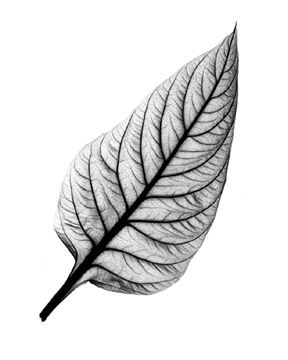
%> input picture Assignment1/leaf.jpg, 288 x 360 px
$ octave --eval "comp4421_assign1;"   (GNU Octave 9; MATLAB toolbox functions it lacks are replaced by stand-ins)
%> lines starting %> are read from the running program, lines starting %| are printed output that depends on the picture
### Assignment1/grad_mag_image.m
% GRAD_MAG_IMAGE Compute a gradient magnitude image of the given image.
%
%   Y = GRAD_MAG_IMAGE(X) computes a gradient magnitude image of the image X.
%   Computation is based on the formula given in the lecture notes on image
%   enhancement in spatial domain, pp.83.  The intensity values of the pixels
%   that are out of the image boundary are treated as zeros.
%
%   REMINDER: The gradient magnitude image return should be in uint8 type.
%
function GMIm = grad_mag_image(Im)

assert_grayscale_image(Im);

%%%%%%%%%%%%%%%%%%%%%%%%%%%%%%%%%%%%%%%%%%%%%%%%%%%%%%%%%%%%%%%
% TODO 1:
% Compute the gradient magnitude image.
% GMIm = ?;
%%%%%%%%%%%%%%%%%%%%%%%%%%%%%%%%%%%%%%%%%%%%%%%%%

%%%%%%%%%%%%%%%%%%%%%%%%%%%%%%%%%%%%%%%%%%%%%%%%%
Im=double(Im);
[m,n]=size(Im);
box=zeros(m+2,n+2);
%make box as a larger Im
for a=1:m
    for b=1:n
        box(a+1,b+1)=Im(a,b);
    end
end
GMIm=zeros(m,n);
%calculate GMIm
for i=1:m
    for j=1:n
        GMIm(i,j)=abs((box(i+2,j)+2*box(i+2,j+1)+box(i+2,j+2))-(box(i,j)+2*box(i,j+1)+box(i,j+2)))+...
            abs((box(i,j+2)+2*box(i+1,j+2)+box(i+2,j+2))-(box(i,j)+2*box(i+1,j)+box(i+2,j)));
    end
end
%GMIm=(GMIm-min(GMIm(:)))./(max(GMIm(:))-min(GMIm(:))).*255;
GMIm=uint8(GMIm);
assert_uint8_image(GMIm);

### Assignment1/add_noise.m
% ADD_NOISE Add noise to an image.
%
%   Y = ADD_NOISE(X,N) adds noise N to an image X.
%
function NoisyIm = add_noise(Im, Noise)

assert_uint8_image(Im);
Im = double(Im);

% Add the noise to the image, rescale the grayscale value of the noisy
% image to 0-255.
NoisyIm = Im+Noise;
NoisyIm = (NoisyIm-min(NoisyIm(:)))./(max(NoisyIm(:))-min(NoisyIm(:))).*255;

NoisyIm = uint8(NoisyIm);

### Assignment1/arithmetic_mean_filter.m
% ARITHMETIC_MEAN_FILTER Filter a noisy image with an arithmetic mean filter.
%
%   Y = ARITHMETIC_MEAN_FILTER(X) filters a noisy image X with an arithmetic mean filter.
%   A 3-by-3 window is used in the filtering process.
%
function Im = arithmetic_mean_filter(NoisyIm)

% Check if the noisy image is grayscale and of uint8 datatype.
assert_grayscale_image(NoisyIm);
assert_uint8_image(NoisyIm);

%%%%%%%%%%%%%%%%%%%%%%%%%%%%%%%%%%%%%%%%%%%%%%%%%%%%%%%%%%%%%%%
% TODO 3:
% Filter the noisy image with arithmetic mean filter.  Use a 3x3 window to
% filter the image.
%
% Im = ?
h=ones(3,3)/9;
NoisyIm=double(NoisyIm);
Im=imfilter(NoisyIm,h);
%%%%%%%%%%%%%%%%%%%%%%%%%%%%%%%%%%%%%%%%%%%%%%%%%%%%%%%%%%%%%%
% Rescale the grayscale values of the filtered image to 0-255 and convert
% the image to uint8 datatype.
Im = (Im-min(Im(:)))./(max(Im(:))-min(Im(:))).*255;
Im = uint8(Im);

### Assignment1/assert_grayscale_image.m
% ASSERT_GRAYSCALE_IMAGE Assert if the given image is a grayscale image.
%
%   ASSERT_GRAYSCALE_IMAGE(X) asserts if the image X is a grayscale image.
%   Assertion is done based on the number of channels found in the image.
%   A grayscale image should have 1 channel.
%
function assert_grayscale_image(Im)

if size(Im,3) ~= 1
    error('Invalid number of channels, only 1-channel is supported');
end

### Assignment1/assert_uint8_image.m
% ASSERT_UINT8_IMAGE Assert if the given image is in type uint8.
%
%   ASSERT_UINT8_IMAGE(X) asserts if the image X is in type uint8.
%   Assertion is done based on the type of each image pixel.
%
function assert_uint8_image(Im)

if ~isa(Im,'uint8')
    error('Invalid image type, only uint8 is supported');
end

### Assignment1/estimate_degradation_func.m
% ESTIMATE_DEGRADATION_FUNC Estimate the degradation function of an image.
%
%   Y = ESTIMATE_DEGRADATION_FUNC(gs, fs, m, n) estimates the degradation function of
%   an image with size m-by-n.  An observed subimage gs and a reconstructed subimage fs
%   are used in the estimation.
%
function H = estimate_degradation_func(gs, fs, sizeX, sizeY)

Gs = fft2(gs);
Fs = fft2(fs);
Hs = Gs./Fs;
H = imresize(Hs,[sizeX,sizeY],'bilinear');

% H is the estimated degradation function in Fourier domain, size of H is
% [sizeY,sizeX].
if (size(H,1) ~= sizeX) | (size(H,2) ~= sizeY)
    error('Size of H is incorrect.');
end

### Assignment1/gen_gauss_noise.m
% GEN_GAUSS_NOISE Generate additive Gaussian noise.
%
%   Y = GEN_GAUSS_NOISE(m,n,sigma) generates an additive Gaussian noise image of
%   size m-by-n with the standard deviation of the noise equals sigma.
%
function Noise = gen_gauss_noise(sizeX, sizeY, sigma)

%%%%%%%%%%%%%%%%%%%%%%%%%%%%%%%%%%%%%%%%%%%%%%%%%%%%%%%%%%%%%%
% TODO 2:
% Generate white Gaussian noise with the given sigma.
%
% Noise = ?

%%%%%%%%%%%%%%%%%%%%%%%%%%%%%%%%%%%%%%%%%%%%%%%%%%%%%%%%%%%%%%
% Ensure the noise is of double datatype.
Noise=normrnd(0,sigma,sizeX,sizeY);
assert_double_image(Noise);

### Assignment1/assert_double_image.m
% ASSERT_UINT8_IMAGE Assert if the given image is in type uint8.
%
%   ASSERT_UINT8_IMAGE(X) asserts if the image X is in type uint8.
%   Assertion is done based on the type of each image pixel.
%
function assert_double_image(Im)

if ~isa(Im,'double')
    error('Invalid image type, only double is supported');
end

### Assignment1/comp4421_assign1.m
% COMP4421_ASSIGN1 COMP4421 assignment 1 main routine.
%
function comp4421_assign1()

ImFileName = 'leaf.jpg';

% Read the grayscale image, check if it is a grayscale image of uint8
% datatype.
Im = imread(ImFileName);
%> Im is the input picture: size 360x288x3 uint8; min 0, max 255, mean 225.4
Im=rgb2gray(Im);
%> Im: size 360x288 uint8
assert_grayscale_image(Im);
assert_uint8_image(Im);

%%%%%%%%%%%%%%%%%%%%%%%%%%%%%%%%%%%%%%%%%%%%%%%%%%%%%%%%%%%%%%%%%%%
% TODO 1:
% Build gradient magnitude image.
% Please fill in code in "grad_mag_image.m" to accomplish function
% grad_mag_image
GMIm = grad_mag_image(Im);
%> after the loop in grad_mag_image, `for a=1:m`:
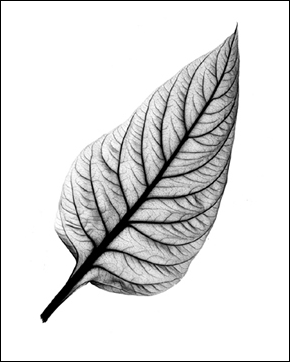
%> box: size 362x290 double; min 0, max 255, mean 222.6
%> after the loop in grad_mag_image, `for i=1:m`:
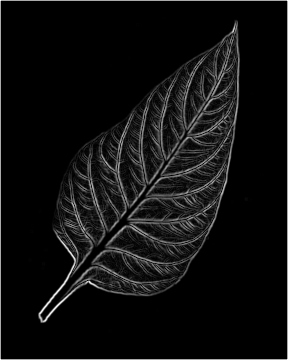
%> GMIm: size 360x288 double; min 0, max 1530, mean 92.8; drawn with min black and max white
%> in grad_mag_image, `GMIm=uint8(GMIm);`:
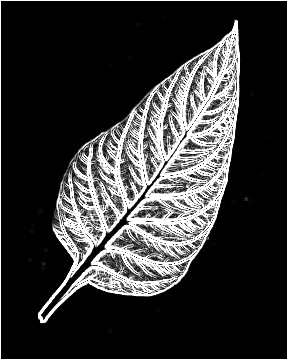
%> GMIm: size 360x288 uint8; min 0, max 255, mean 54.8
%%%%%%%%%%%%%%%%%%%%%%%%%%%%%%%%%%%%%%%%%%%%%%%%%%%%%%%%%%%%%%%%%%%

% Get the image size.
[sizeX sizeY] = size(Im);
%> sizeX = 360; sizeY = 288

sigma = 7;

%%%%%%%%%%%%%%%%%%%%%%%%%%%%%%%%%%%%%%%%%%%%%%%%%%%%%%%%%%%%%%%%%%%
% TODO 2:
% Generate additive Gaussian noise with the given sigma.
% You are required to complete the implementation in gen_gauss_noise.m.
GaussNoise = gen_gauss_noise(sizeX,sizeY,sigma);
%%%%%%%%%%%%%%%%%%%%%%%%%%%%%%%%%%%%%%%%%%%%%%%%%%%%%%%%%%%%%%%%%%%

% Add Gaussian noise to the image.
GaussIm = add_noise(Im,GaussNoise);
%> in add_noise, `NoisyIm = Im+Noise;`:
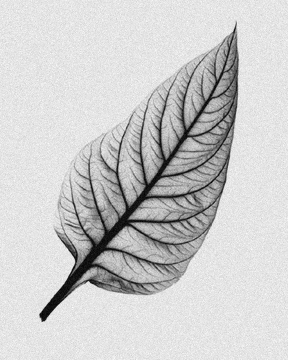
%> NoisyIm: size 360x288 double; min -22.01, max 286, mean 225.4; drawn with min black and max white

%%%%%%%%%%%%%%%%%%%%%%%%%%%%%%%%%%%%%%%%%%%%%%%%%%%%%%%%%%%%%%%%%%%
% TODO 3:
% Filter the noisy image with arithmetic mean filter.
% You need to complete the implementation in arithmetic_mean_filter.m.
ArithIm = arithmetic_mean_filter(GaussIm);
%> in arithmetic_mean_filter, `Im=imfilter(NoisyIm,h);`:
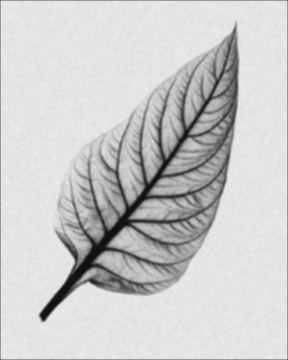
%> Im: size 360x288 double; min 12.67, max 237.3, mean 203.8
%%%%%%%%%%%%%%%%%%%%%%%%%%%%%%%%%%%%%%%%%%%%%%%%%%%%%%%%%%%%%%%%%%%

% Estimate the degradation function by image observation, suppose we use the
% observed subimage gs and the undegraded subimage fs for the estimation.
gs = GaussIm(158:226,164:241);
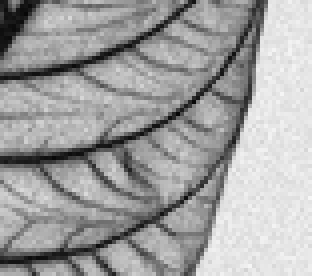
%> gs: size 69x78 uint8 (shown 4 times larger); min 6, max 246, mean 161.2
fs = Im(158:226,164:241);
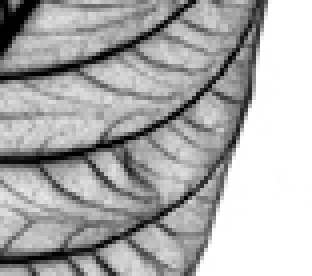
%> fs: size 69x78 uint8 (shown 4 times larger); min 0, max 255, mean 172.7
H = estimate_degradation_func(gs,fs,sizeX,sizeY);
%> the run ends on the next line

Sn = conj(fft2(GaussNoise)).*fft2(GaussNoise);
Sf = conj(fft2(Im)).*fft2(Im);

%%%%%%%%%%%%%%%%%%%%%%%%%%%%%%%%%%%%%%%%%%%%%%%%%%%%%%%%%%%%%%%%%%%
% TODO 4:
% Filter the noisy image with Wiener filter, suppose we know the power
% spectra of the noise Sn and the undegraded image Sf.
% You are required to complete the implementation in wiener_filter_1.m.
WienerIm1 = wiener_filter_1(GaussIm,H,Sn,Sf);
%%%%%%%%%%%%%%%%%%%%%%%%%%%%%%%%%%%%%%%%%%%%%%%%%%%%%%%%%%%%%%%%%%%

%%%%%%%%%%%%%%%%%%%%%%%%%%%%%%%%%%%%%%%%%%%%%%%%%%%%%%%%%%%%%%%%%%%
% TODO 5:
% Filter the noisy image with Wiener filter, suppose we DO NOT know the power
% spectra of the noise Sn and the undegraded image Sf.  We use a
% constant K to estimate the ratio of Sn to Sf.
% You are required to complete the implementation in wiener_filter_2.m.
K = 0.01;
WienerIm2 = wiener_filter_2(GaussIm,H,K);
%%%%%%%%%%%%%%%%%%%%%%%%%%%%%%%%%%%%%%%%%%%%%%%%%%%%%%%%%%%%%%%%%%%


%%%%%%%%%%%%%%%%%%%%%%%%%%%%%%%%%%%%%%%%%%%%%%%%%%%%%%%%%%%%%%%%%%%
% TODO 6:
% Emphasis the high frequency components of the images in the frequency
% domain by high frequency emphasis filter.By adjusting the two parameters
% a and b, we will receive different resultes.
% You will use the Butterworth filter in the high_freq_emphasis function,
% you need to build a Butterworth filter in ButterWorth.m.
% The values of parameters are listed in the functions below.
% You are required to complete the implementation in high_freq_emphasis.m.
FEIm1=high_freq_emphasis(Im, 0.05, 0.3);
FEIm2=high_freq_emphasis(Im, 0.05, 0.7);
FEIm3=high_freq_emphasis(Im, 0.2, 0.3);
FEIm4=high_freq_emphasis(Im, 0.2, 0.7);
%%%%%%%%%%%%%%%%%%%%%%%%%%%%%%%%%%%%%%%%%%%%%%%%%%%%%%%%%%%%%%%%%%%


%%%%%%%%%%%%%%%%%%%%%%%%%%%%%%%%%%%%%%%%%%%%%%%%%%%%%%%%%%%%%%%%%%%
% TODO 7:
% Filter the noisy image with alpha-trimmed mean filter with different
% values of d (listed in the functions below).
% the size of mask should be set to 3x3
% You are required to complete the implementation in atrimmed_mean_fliter.m.
atrim1=atrimmed_mean_filter(GaussIm,2);
atrim2=atrimmed_mean_filter(GaussIm,4);
atrim3=atrimmed_mean_filter(GaussIm,6);
atrim4=atrimmed_mean_filter(GaussIm,8);
%%%%%%%%%%%%%%%%%%%%%%%%%%%%%%%%%%%%%%%%%%%%%%%%%%%%%%%%%%%%%%%%%%%


% show the result of part 1 to 5
figure;
subplot(2,3,1);imshow(Im);title('Original Image');
subplot(2,3,2);imshow(GMIm);title('Gradient magnitude image');
subplot(2,3,3);imshow(GaussNoise,[min(GaussNoise(:)) max(GaussNoise(:))]);title('Gaussian Noise');
subplot(2,3,4);imshow(ArithIm);title('Arithmetic Mean Filtered');
subplot(2,3,5);imshow(WienerIm1);title('Wiener Filtered 1');
subplot(2,3,6);imshow(WienerIm2);title('Wiener Filtered 2');

% show the result of part 6
figure;
subplot(2,2,1);imshow(FEIm1);
subplot(2,2,2);imshow(FEIm2);
subplot(2,2,3);imshow(FEIm3);
subplot(2,2,4);imshow(FEIm4);
suptitle('high frequency emphasis filter');

% show the reslut of part 7
figure;
subplot(2,2,1);imshow(atrim1);
subplot(2,2,2);imshow(atrim2);
subplot(2,2,3);imshow(atrim3);
subplot(2,2,4);imshow(atrim4);
suptitle('alpha trimmed mean filter');

disp('Done.');
